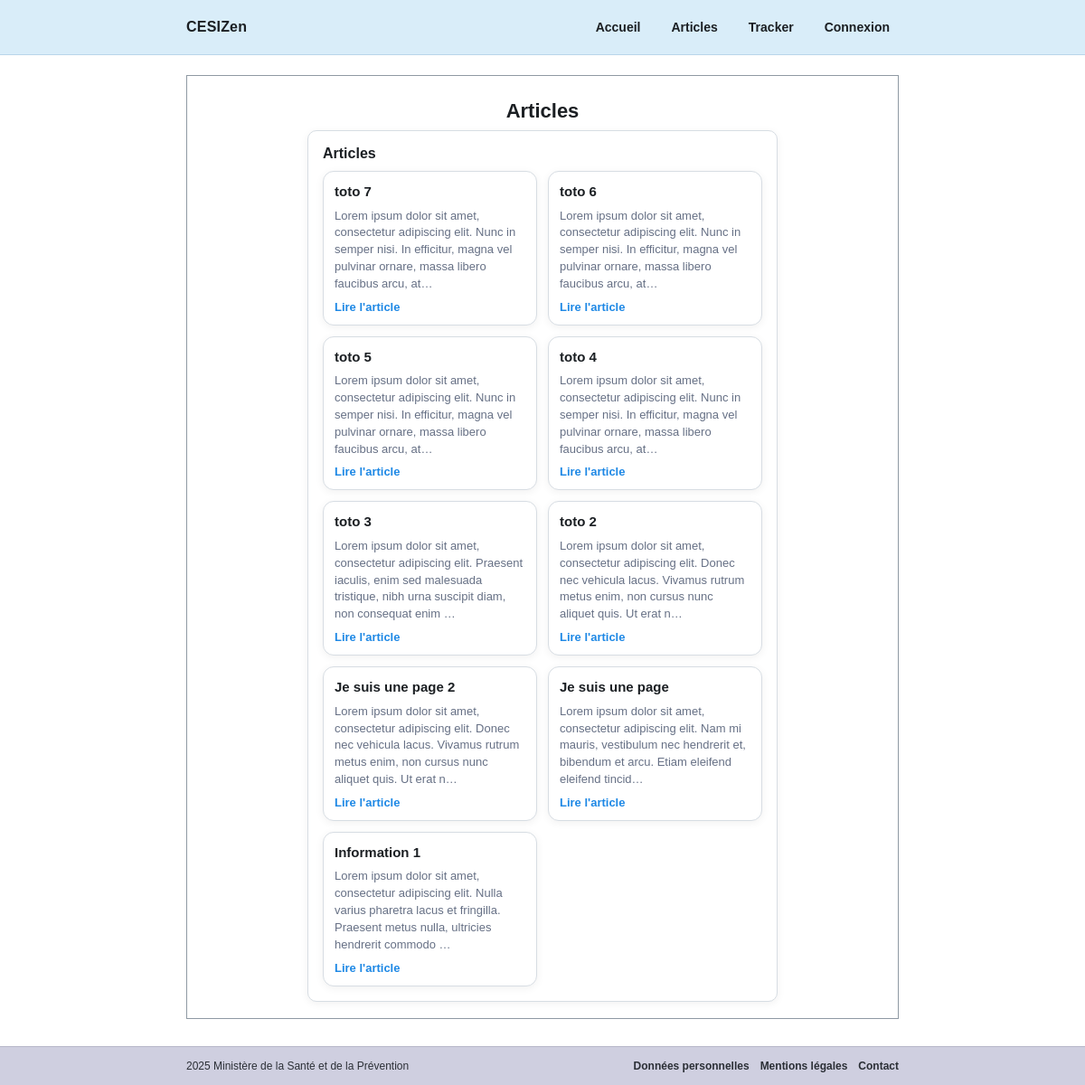
The app's page /articles/ with its own data.
### infos/models.py (models this page shows, shortened)
class PageInformation(models.Model):
    STATUT_CHOICES = [
        ("brouillon", "Brouillon"),
        ("publie", "Publié"),
        ("archive", "Archivé"),
    ]
    titre = models.CharField(max_length=120)
    slug = models.SlugField(unique=True)
    contenu = models.TextField()
    statut = models.CharField(max_length=10, choices=STATUT_CHOICES, default="brouillon")
    date_publication = models.DateTimeField(null=True, blank=True)
    date_mise_a_jour = models.DateTimeField(auto_now=True)

### infos/views.py (the view)
# urls.py: path("articles/", views.articles, name="articles"),
def articles(request):
    context = {
        "show_tracker": False,
        "page_heading": "Articles",
        "latest_articles": _published_articles(),
    }
    return render(request, "infos/home.html", context)

### accounts/context_processors.py (called while the page is built)
def admin_context(request):
    return {"is_admin_user": is_admin(request.user)}

### accounts/permissions.py (called while the page is built)
def is_admin(user):
    return user.is_authenticated and (user.is_staff or user.groups.filter(name="ADMIN").exists())

### infos/views.py (called while the page is built)
def _published_articles(limit=None):
    qs = (
        PageInformation.objects
        .filter(statut="publie")
        .exclude(slug__in=LEGAL_PAGE_SLUGS)
        .order_by("-date_publication", "-date_mise_a_jour")
    )
    if limit is not None:
        return qs[:limit]
    return qs

### templates/infos/home.html (shortened to what this page needs)
{% extends "base.html" %}
{% block content %}
  <div class="center">
    <h1>{{ page_heading|default:"Bienvenue sur CESIZen" }}</h1>
  </div>
  <div class="card">
    <h2 style="margin:0 0 10px; font-size:16px;">Articles</h2>
    {% if latest_articles %}
      <div class="article-grid">
        {% for p in latest_articles %}
          <article class="article-card">
            <h3>{{ p.titre }}</h3>
            <p class="article-preview">{{ p.contenu|striptags|truncatechars:150 }}</p>
            <a class="article-action" href="{% url 'page_detail' p.slug %}">Lire l'article</a>
          </article>
        {% endfor %}
      </div>
    {% else %}
      <p class="subtitle">Aucun article disponible.</p>
    {% endif %}
  </div>
{% endblock %}

### templates/base.html (style rules this page uses)
:root { --header-bg:#d9edf9; --footer-bg:#cfcfe0; --primary:#1e88e5; --primary-dark:#176fbe; --text:#1b1f23; --muted:#667085; --border:#d7dde3; --card:#ffffff; --page-bg:#ffffff; --shadow: 0 2px 10px rgba(0,0,0,.06); --radius: 10px; --maxw: 820px; }
* { box-sizing:border-box; }
body { margin:0; font-family: Arial, sans-serif; color:var(--text); background:var(--page-bg); min-height:100vh; display:flex; flex-direction:column; }
.center { text-align:center; }
h1 { margin:0 0 8px; font-size:22px; }
.card { max-width:520px; margin:0 auto; background:var(--card); border:1px solid var(--border); border-radius:var(--radius); padding:16px; box-shadow:var(--shadow); }

### templates/infos/home.html (style rules this page uses)
.article-grid { display: grid; grid-template-columns: repeat(auto-fit, minmax(220px, 1fr)); gap: 12px; margin-top: 8px; }
.article-card { border: 1px solid var(--border); border-radius: 12px; padding: 12px; background: #fff; box-shadow: var(--shadow); display: flex; flex-direction: column; gap: 8px; min-height: 170px; }
.article-card h3 { margin: 0; font-size: 15px; line-height: 1.3; }
.article-preview { color: var(--muted); font-size: 13px; line-height: 1.45; margin: 0; flex: 1; }
.article-action { font-size: 13px; font-weight: 700; text-decoration: none; color: var(--primary); }

### records on screen
PageInformation: titre "toto 7", contenu "Lorem ipsum dolor sit amet, consectetur adipiscing elit. Nunc in semper nisi. In efficitur, magna vel pulvinar ornare, massa libero faucibus arcu, at…"
PageInformation: titre "toto 6", contenu "Lorem ipsum dolor sit amet, consectetur adipiscing elit. Nunc in semper nisi. In efficitur, magna vel pulvinar ornare, massa libero faucibus arcu, at…"
PageInformation: titre "toto 5", contenu "Lorem ipsum dolor sit amet, consectetur adipiscing elit. Nunc in semper nisi. In efficitur, magna vel pulvinar ornare, massa libero faucibus arcu, at…"
PageInformation: titre "toto 4", contenu "Lorem ipsum dolor sit amet, consectetur adipiscing elit. Nunc in semper nisi. In efficitur, magna vel pulvinar ornare, massa libero faucibus arcu, at…"
PageInformation: titre "toto 3", contenu "Lorem ipsum dolor sit amet, consectetur adipiscing elit. Praesent iaculis, enim sed malesuada tristique, nibh urna suscipit diam, non consequat enim …"
PageInformation: titre "toto 2", contenu "Lorem ipsum dolor sit amet, consectetur adipiscing elit. Donec nec vehicula lacus. Vivamus rutrum metus enim, non cursus nunc aliquet quis. Ut erat n…"
PageInformation: titre "Je suis une page 2", contenu "Lorem ipsum dolor sit amet, consectetur adipiscing elit. Donec nec vehicula lacus. Vivamus rutrum metus enim, non cursus nunc aliquet quis. Ut erat n…"
PageInformation: titre "Je suis une page", contenu "Lorem ipsum dolor sit amet, consectetur adipiscing elit. Nam mi mauris, vestibulum nec hendrerit et, bibendum et arcu. Etiam eleifend eleifend tincid…"
PageInformation: titre "Information 1", contenu "Lorem ipsum dolor sit amet, consectetur adipiscing elit. Nulla varius pharetra lacus et fringilla. Praesent metus nulla, ultricies hendrerit commodo …"

### other values on screen
{{ page_heading|default:"Bienvenue sur CESIZen" }} "Articles"
